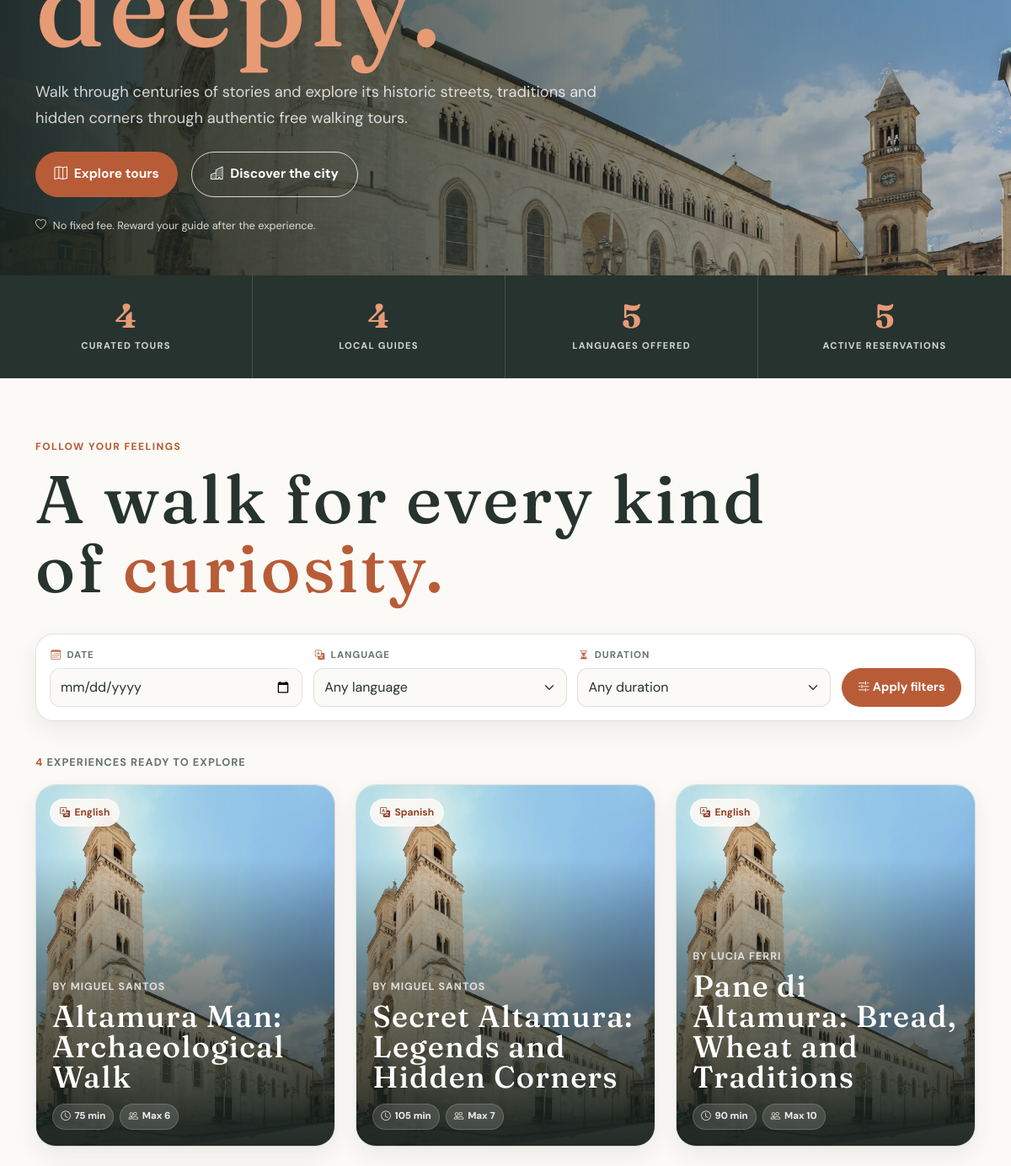
Before: / (middle part) with the older database file.
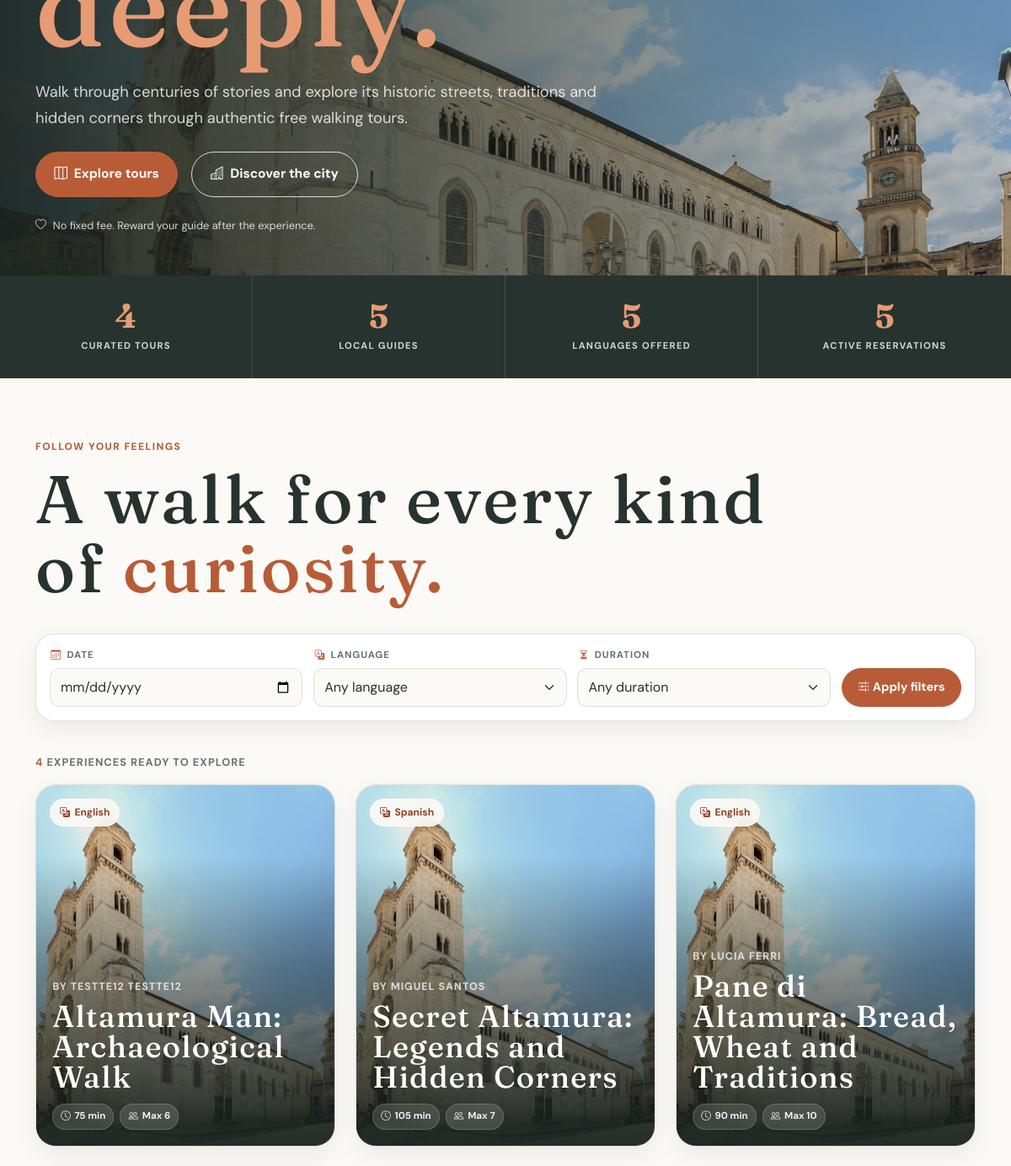
After: the same page with the newer database file.
### tables this page shows
CREATE TABLE "tours" (
	"id"	INTEGER NOT NULL UNIQUE,
	"title"	TEXT NOT NULL,
	"description"	TEXT NOT NULL,
	"guide_id"	INTEGER NOT NULL,
	"duration"	INTEGER NOT NULL CHECK("duration" > 0),
	"language"	TEXT NOT NULL CHECK("language" IN ('Italian', 'English', 'Spanish', 'Portuguese', 'German')),
	"meeting_point"	TEXT NOT NULL,
	"max_participants"	INTEGER NOT NULL CHECK("max_participants" > 0),
	"created_at"	TEXT NOT NULL DEFAULT CURRENT_TIMESTAMP,
	PRIMARY KEY("id" AUTOINCREMENT),
	FOREIGN KEY("guide_id") REFERENCES "users"("id"),
	FOREIGN KEY("guide_id","language") REFERENCES "guide_languages"("guide_id","language")
);

CREATE TABLE "users" (
	"id"	INTEGER NOT NULL UNIQUE,
	"first_name"	TEXT NOT NULL,
	"last_name"	TEXT NOT NULL,
	"email"	TEXT NOT NULL UNIQUE,
	"password"	TEXT NOT NULL,
	"role"	TEXT NOT NULL CHECK("role" IN ('guide', 'participant', 'admin')),
	"profile_img"	TEXT,
	"created_at"	TEXT NOT NULL DEFAULT CURRENT_TIMESTAMP,
	PRIMARY KEY("id" AUTOINCREMENT)
);

### app.py (the view)
@app.route('/')
def home():
    today = date.today().isoformat()
    filter_date = request.args.get('date', '').strip()
    filter_language = request.args.get('language', '').strip()
    filter_duration = request.args.get('duration', '').strip()
    if filter_date:
        filter_date = date.fromisoformat(filter_date) #converte la stringa in oggetto date
        if filter_date < date.today():
            filter_date = ''
    if filter_language not in LANGUAGES:
        filter_language = ''
    if filter_duration not in ('', 'short', 'medium', 'long'):
        filter_duration = ''
    db_tours = tours_dao.get_tours_by_filters(filter_date, filter_language, filter_duration)
    db_guide_languages = languages_dao.get_guide_languages()
    count_guides = users_dao.count_guides()
    count_tours = tours_dao.count_tours()
    count_reservations = reservations_dao.count_reservations_confirmed()
    count_guide_languages = languages_dao.count_guide_languages()
    return render_template('index.html',
                           p_tours=db_tours,
                           p_guide_languages=db_guide_languages,
                           p_count_guides=count_guides,
                           p_count_tours=count_tours,
                           p_count_reservations=count_reservations,
                           p_count_guide_languages=count_guide_languages,
                           p_filter_date=filter_date,
                           p_filter_language=filter_language,
                           p_filter_duration=filter_duration,
                           today=today)

### languages_dao.py (called while the page is built)
def get_guide_languages():
    query = "SELECT DISTINCT language FROM guide_languages ORDER BY language"
    conn = sqlite3.connect("VisitAltamura_db.db")
    conn.row_factory = sqlite3.Row
    cursor = conn.cursor()
    cursor.execute(query)
    languages = cursor.fetchall()
    conn.commit()
    cursor.close()
    conn.close()
    return [language['language'] for language in languages]

def count_guide_languages():
    query = "SELECT COUNT(DISTINCT language) FROM guide_languages"
    conn = sqlite3.connect("VisitAltamura_db.db")
    cursor = conn.cursor()
    cursor.execute(query)
    count = cursor.fetchone()[0]
    conn.commit()
    cursor.close()
    conn.close()
    return count

### reservations_dao.py (called while the page is built)
def count_reservations_confirmed():
    query = "SELECT COUNT(*) FROM reservations WHERE status = 'confirmed'"
    conn = sqlite3.connect("VisitAltamura_db.db")
    cursor = conn.cursor()
    cursor.execute(query)
    count = cursor.fetchone()[0]
    conn.commit()
    cursor.close()
    conn.close()
    return count

### templates/index.html (shortened to what the changed rows need)
{% extends "base.html" %}
{% block content %}
<section class="hero-home">
    <div class="container-xl hero-content-wrapper">
        <div class="py-5">
            <h1 class="hero-title mt-3 reveal reveal-delay-2">
                Walk slowly.<br>
                <span class="reveal reveal-delay-3">Discover deeply.</span>
            </h1>
        </div>
    </div>
</section>
<section class="stats-section">
    <div class="row g-0 m-0 reveal reveal-delay-2">
        <article class="col-lg-3 col-md-6 stats"> <strong class="counter">{{ p_count_guides | default(0) }}</strong>
            <span>LOCAL GUIDES</span>
        </article>
    </div>
</section>
<section class="section" id="tours">
    <div class="container-xl">
        <div class="section-title reveal reveal-delay-3">
            <div>
                <h2>A walk for every kind<br>of <span>curiosity.</span></h2>
            </div>
        </div>
        {% if p_tours %}
        <section class="row g-4 reveal reveal-delay-6">
            {% for tour in p_tours %}
            <article class="col-12 col-md-6 col-xl-4">
                <a class="tour-card" href="{{ url_for('tour', tour_id=tour.id) }}">
                    <img class="tour-card-img" src="{{ url_for('static', filename=tour.path_img) }}"
                        alt="{{ tour.title }} image">
                    <div class="tour-card-overlay">
                    </div>
                    <div class="tour-card-badge">
                        <span>
                            <i class="bi bi-translate"></i>
                            {{ tour.language }}
                        </span>
                    </div>
                    <div class="tour-card-body">
                        <p class="tour-card-guide">
                            By {{ tour.first_name }} {{ tour.last_name }}
                        </p>
                        <h3 class="tour-card-title">
                            {{ tour.title }}
                        </h3>
                        <div class="tour-card-info-wrapper">
                            <span class="tour-card-info">
                                <i class="bi bi-clock"></i>
                                {{ tour.duration }} min
                            </span>
                            <span class="tour-card-info">
                                <i class="bi bi-people"></i>
                                Max {{ tour.max_participants }}
                            </span>
                        </div>
                    </div>
                </a>
            </article>
            {% endfor %}
        </section>
        {% endif %}
    </div>
</section>
{% endblock %}

Changed rows visible on the page:
changed tours "Altamura Man: Archaeological Walk": first_name "MIGUEL" → "TESTTE12"; last_name "SANTOS" → "TESTTE12"
Other visible differences:
{{ p_count_guides | default(0) }}: "4" → "5"
